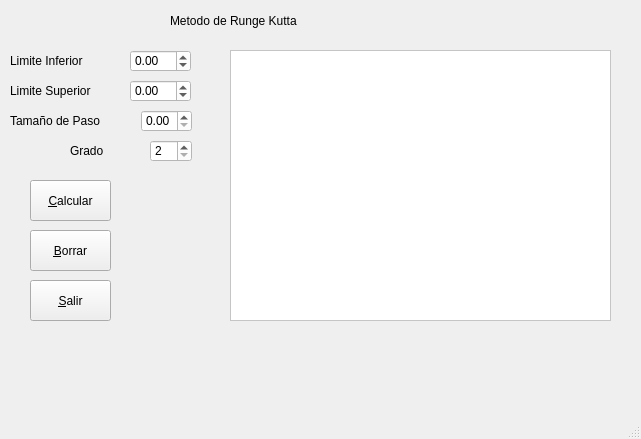
<?xml version="1.0" encoding="UTF-8"?>
<ui version="4.0">
 <class>kutta</class>
 <widget class="QMainWindow" name="kutta">
  <property name="geometry">
   <rect>
    <x>0</x>
    <y>0</y>
    <width>641</width>
    <height>439</height>
   </rect>
  </property>
  <property name="windowTitle">
   <string>kutta</string>
  </property>
  <property name="styleSheet">
   <string notr="true"/>
  </property>
  <widget class="QWidget" name="centralWidget">
   <widget class="QLabel" name="label">
    <property name="geometry">
     <rect>
      <x>170</x>
      <y>0</y>
      <width>221</width>
      <height>41</height>
     </rect>
    </property>
    <property name="styleSheet">
     <string notr="true">font: 75 14pt &quot;MS Shell Dlg 2&quot;;</string>
    </property>
    <property name="text">
     <string>Metodo de Runge Kutta</string>
    </property>
   </widget>
   <widget class="QDoubleSpinBox" name="liminf">
    <property name="geometry">
     <rect>
      <x>130</x>
      <y>50</y>
      <width>61</width>
      <height>22</height>
     </rect>
    </property>
    <property name="styleSheet">
     <string notr="true">background-color: rgb(255, 255, 255);</string>
    </property>
    <property name="minimum">
     <double>-100.000000000000000</double>
    </property>
    <property name="singleStep">
     <double>0.100000000000000</double>
    </property>
   </widget>
   <widget class="QDoubleSpinBox" name="limsup">
    <property name="geometry">
     <rect>
      <x>130</x>
      <y>80</y>
      <width>61</width>
      <height>22</height>
     </rect>
    </property>
    <property name="styleSheet">
     <string notr="true">background-color: rgb(255, 255, 255);</string>
    </property>
    <property name="minimum">
     <double>-100.000000000000000</double>
    </property>
    <property name="singleStep">
     <double>0.100000000000000</double>
    </property>
   </widget>
   <widget class="QSpinBox" name="grado">
    <property name="geometry">
     <rect>
      <x>150</x>
      <y>140</y>
      <width>42</width>
      <height>22</height>
     </rect>
    </property>
    <property name="styleSheet">
     <string notr="true">background-color: rgb(255, 255, 255);</string>
    </property>
    <property name="minimum">
     <number>2</number>
    </property>
    <property name="maximum">
     <number>4</number>
    </property>
    <property name="value">
     <number>2</number>
    </property>
   </widget>
   <widget class="QPushButton" name="calcular">
    <property name="geometry">
     <rect>
      <x>30</x>
      <y>180</y>
      <width>81</width>
      <height>41</height>
     </rect>
    </property>
    <property name="text">
     <string>&amp;Calcular</string>
    </property>
   </widget>
   <widget class="QPushButton" name="borrar">
    <property name="geometry">
     <rect>
      <x>30</x>
      <y>230</y>
      <width>81</width>
      <height>41</height>
     </rect>
    </property>
    <property name="text">
     <string>&amp;Borrar</string>
    </property>
   </widget>
   <widget class="QPushButton" name="SALIR">
    <property name="geometry">
     <rect>
      <x>30</x>
      <y>280</y>
      <width>81</width>
      <height>41</height>
     </rect>
    </property>
    <property name="text">
     <string>&amp;Salir</string>
    </property>
   </widget>
   <widget class="QTableWidget" name="tabla">
    <property name="geometry">
     <rect>
      <x>230</x>
      <y>50</y>
      <width>381</width>
      <height>271</height>
     </rect>
    </property>
    <property name="styleSheet">
     <string notr="true">background-color: rgb(255, 255, 255);</string>
    </property>
   </widget>
   <widget class="QLabel" name="label_2">
    <property name="geometry">
     <rect>
      <x>10</x>
      <y>50</y>
      <width>111</width>
      <height>21</height>
     </rect>
    </property>
    <property name="styleSheet">
     <string notr="true">font: 75 12pt &quot;MS Shell Dlg 2&quot;;</string>
    </property>
    <property name="text">
     <string>Limite Inferior</string>
    </property>
   </widget>
   <widget class="QLabel" name="label_3">
    <property name="geometry">
     <rect>
      <x>10</x>
      <y>80</y>
      <width>111</width>
      <height>21</height>
     </rect>
    </property>
    <property name="styleSheet">
     <string notr="true">font: 75 12pt &quot;MS Shell Dlg 2&quot;;</string>
    </property>
    <property name="text">
     <string>Limite Superior</string>
    </property>
   </widget>
   <widget class="QLabel" name="label_4">
    <property name="geometry">
     <rect>
      <x>70</x>
      <y>140</y>
      <width>51</width>
      <height>21</height>
     </rect>
    </property>
    <property name="styleSheet">
     <string notr="true">font: 75 12pt &quot;MS Shell Dlg 2&quot;;</string>
    </property>
    <property name="text">
     <string>Grado</string>
    </property>
   </widget>
   <widget class="QLabel" name="label_5">
    <property name="geometry">
     <rect>
      <x>10</x>
      <y>110</y>
      <width>121</width>
      <height>21</height>
     </rect>
    </property>
    <property name="styleSheet">
     <string notr="true">font: 75 12pt &quot;MS Shell Dlg 2&quot;;</string>
    </property>
    <property name="text">
     <string>Tamaño de Paso</string>
    </property>
   </widget>
   <widget class="QDoubleSpinBox" name="paso">
    <property name="geometry">
     <rect>
      <x>141</x>
      <y>110</y>
      <width>51</width>
      <height>22</height>
     </rect>
    </property>
    <property name="styleSheet">
     <string notr="true">background-color: rgb(255, 255, 255);</string>
    </property>
    <property name="singleStep">
     <double>0.100000000000000</double>
    </property>
   </widget>
  </widget>
  <widget class="QStatusBar" name="statusBar"/>
 </widget>
 <layoutdefault spacing="6" margin="11"/>
 <resources/>
 <connections/>
</ui>
